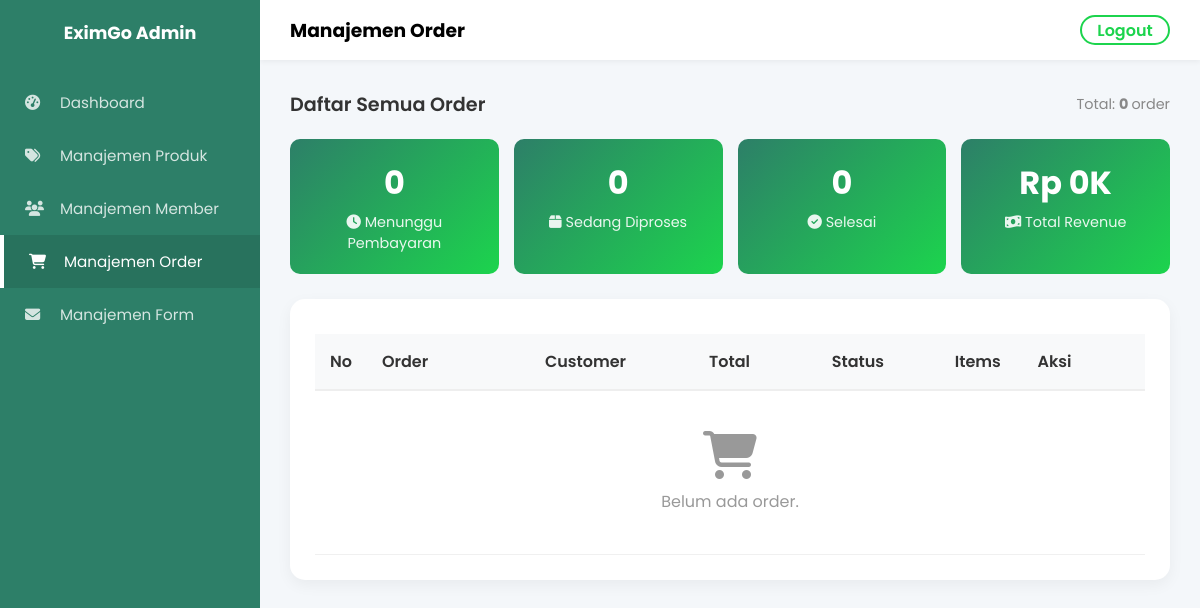
Before: /admin/orders.php (signed in) with the older database file.
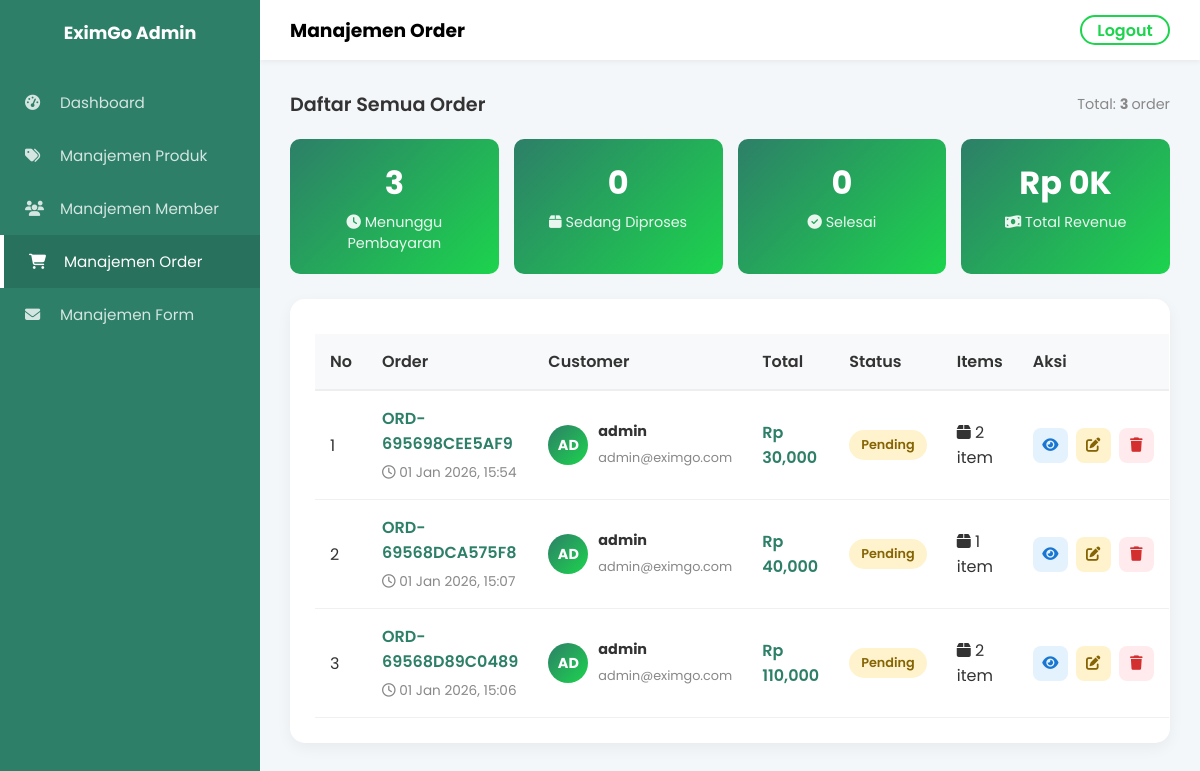
After: the same page with the newer database file.
### tables this page shows
CREATE TABLE `orders` (
  `id` int(11) NOT NULL,
  `user_id` int(11) NOT NULL,
  `order_number` varchar(50) NOT NULL,
  `shipping_name` varchar(100) NOT NULL,
  `shipping_phone` varchar(20) NOT NULL,
  `shipping_address` text NOT NULL,
  `shipping_city` varchar(100) NOT NULL,
  `shipping_postal_code` varchar(10) NOT NULL,
  `payment_method` varchar(50) NOT NULL,
  `total_amount` decimal(15,2) NOT NULL,
  `status` enum('pending','processing','shipped','completed','cancelled') DEFAULT 'pending',
  `created_at` timestamp NOT NULL DEFAULT current_timestamp()
);

CREATE TABLE `users` (
  `id` int(11) NOT NULL,
  `full_name` varchar(100) NOT NULL,
  `email` varchar(100) NOT NULL,
  `password` varchar(255) NOT NULL,
  `role` enum('admin','user') DEFAULT 'user',
  `created_at` timestamp NOT NULL DEFAULT current_timestamp()
);

### src/admin/orders.php (the view, shortened to what the changed rows need)
<?php
require_once '../config/database.php';
$query = "SELECT o.*, u.full_name as user_name, u.email as user_email,
          (SELECT COUNT(*) FROM order_items WHERE order_id = o.id) as item_count
          FROM orders o
          JOIN users u ON o.user_id = u.id
          ORDER BY o.created_at DESC";
$orders = $pdo->query($query)->fetchAll();
?>
<!DOCTYPE html>
<html lang="id">
<head>
    <link rel="stylesheet" href="../assets/css/dashboard.css">
    <link rel="stylesheet" href="https://cdnjs.cloudflare.com/ajax/libs/font-awesome/6.4.0/css/all.min.css">
</head>
<body>
    <div class="dashboard-container">
        <main class="main-content">
            <div class="content-wrapper">
                <div class="section-header">
                    <h2>Daftar Semua Order</h2>
                    <div style="color: var(--text-muted); font-size: 0.9rem;">
                        Total: <b>
                            <?= count($orders) ?>
                        </b> order
                    </div>
                </div>
                <div class="stats-row">
                    <?php
                    $total_pending = 0;
                    foreach ($orders as $o) {
                        if ($o['status'] === 'pending')
                            $total_pending++;
                    }
                    ?>
                    <div class="stat-box">
                        <h4>
                            <?= $total_pending ?>
                        </h4>
                        <p><i class="fas fa-clock"></i> Menunggu Pembayaran</p>
                    </div>
                </div>
                <div class="table-card">
                    <div class="table-responsive">
                        <table class="custom-table">
                            <thead>
                                <tr>
                                    <th width="5%">No</th>
                                    <th width="20%">Order</th>
                                    <th width="20%">Customer</th>
                                    <th width="15%">Total</th>
                                    <th width="15%">Status</th>
                                    <th width="10%">Items</th>
                                    <th width="15%">Aksi</th>
                                </tr>
                            </thead>
                            <tbody>
                                <?php if (empty($orders)): ?>
                                    <tr>
                                        <td colspan="7" style="text-align:center; padding: 40px; color:#999;">
                                            <i class="fas fa-shopping-cart"
                                                style="font-size: 3rem; margin-bottom: 10px;"></i><br>
                                            Belum ada order.
                                        </td>
                                    </tr>
                                <?php else: ?>
                                    <?php $no = 1;
                                    foreach ($orders as $order): ?>
                                        <tr>
                                            <td>
                                                <?= $no++ ?>
                                            </td>
                                            <td>
                                                <span class="order-number">
                                                    <?= htmlspecialchars($order['order_number']) ?>
                                                </span>
                                                <span class="order-date">
                                                    <i class="far fa-clock"></i>
                                                    <?= date('d M Y, H:i', strtotime($order['created_at'])) ?>
                                                </span>
                                            </td>
                                            <td>
                                                <div class="customer-info">
                                                    <div class="customer-avatar">
                                                        <?= strtoupper(substr($order['user_name'], 0, 2)) ?>
                                                    </div>
                                                    <div class="customer-details">
                                                        <strong>
                                                            <?= htmlspecialchars($order['user_name']) ?>
                                                        </strong>
                                                        <small>
                                                            <?= htmlspecialchars($order['user_email']) ?>
                                                        </small>
                                                    </div>
                                                </div>
                                            </td>
                                            <td style="font-weight: 600; color: #2d7f68;">
                                                Rp
                                                <?= number_format($order['total_amount']) ?>
                                            </td>
                                            <td>
                                                <span class="status-badge status-<?= $order['status'] ?>">
                                                    <?php
                                                    $labels = [
                                                        'pending' => 'Pending',
                                                        'processing' => 'Diproses',
                                                        'shipped' => 'Dikirim',
                                                        'completed' => 'Selesai',
                                                        'cancelled' => 'Dibatalkan'
                                                    ];
                                                    echo $labels[$order['status']] ?? $order['status'];
                                                    ?>
                                                </span>
                                            </td>
                                            <td>
                                                <i class="fas fa-box"></i>
                                                <?= $order['item_count'] ?> item
                                            </td>
                                            <td>
                                                <div class="action-buttons">
                                                    <button class="btn-icon btn-view" onclick="viewOrder(<?= $order['id'] ?>)"
                                                        title="Lihat Detail">
                                                        <i class="fas fa-eye"></i>
                                                    </button>
                                                    <button class="btn-icon btn-edit"
                                                        onclick="editStatus(<?= $order['id'] ?>, '<?= $order['status'] ?>')"
                                                        title="Edit Status">
                                                        <i class="fas fa-edit"></i>
                                                    </button>
                                                    <a href="?delete=<?= $order['id'] ?>" class="btn-icon btn-delete"
                                                        onclick="return confirm('Yakin ingin menghapus order ini? Stok produk akan dikembalikan.')"
                                                        title="Hapus">
                                                        <i class="fas fa-trash"></i>
                                                    </a>
                                                </div>
                                            </td>
                                        </tr>
                                    <?php endforeach; ?>
                                <?php endif; ?>
                            </tbody>
                        </table>
                    </div>
                </div>
            </div>
        </main>
    </div>
</body>
</html>

Changed rows visible on the page:
added orders: order_number "ORD-695698CEE5AF9", created_at "01 Jan 2026, 15:54", user.full_name "AD", user.full_name "admin", user.email "admin@eximgo.com", total_amount "30,000", status "Pending", item_count "2"
added orders: order_number "ORD-69568DCA575F8", created_at "01 Jan 2026, 15:07", user.full_name "AD", user.full_name "admin", user.email "admin@eximgo.com", total_amount "40,000", status "Pending", item_count "1"
added orders: order_number "ORD-69568D89C0489", created_at "01 Jan 2026, 15:06", user.full_name "AD", user.full_name "admin", user.email "admin@eximgo.com", total_amount "110,000", status "Pending", item_count "2"
Other visible differences:
count($orders): "0" → "3"
$total_pending: "0" → "3"
text no longer shown: "Belum ada order."
